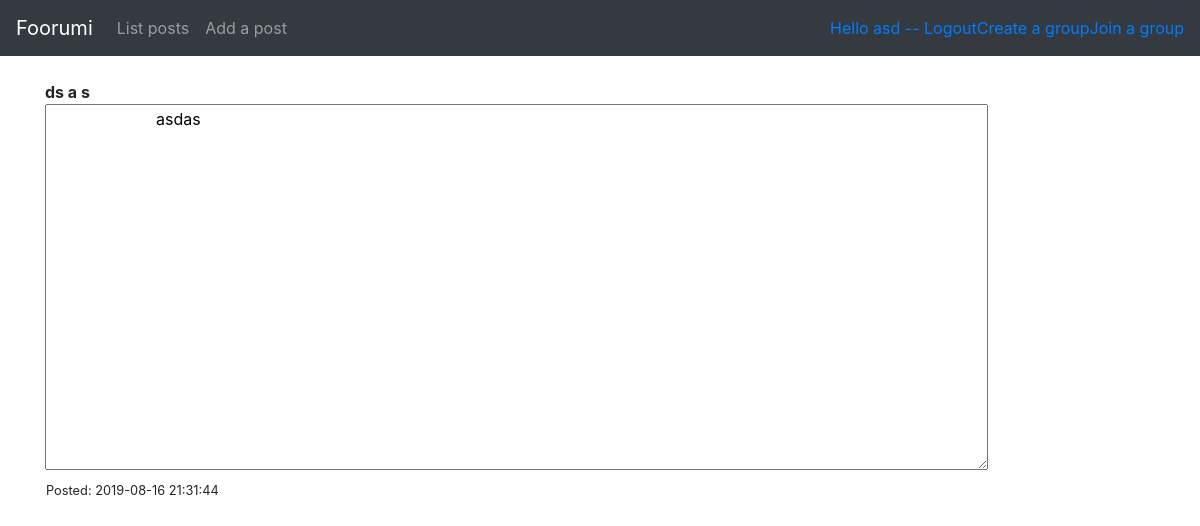
Before: /article/2 (signed in) with the older database file.
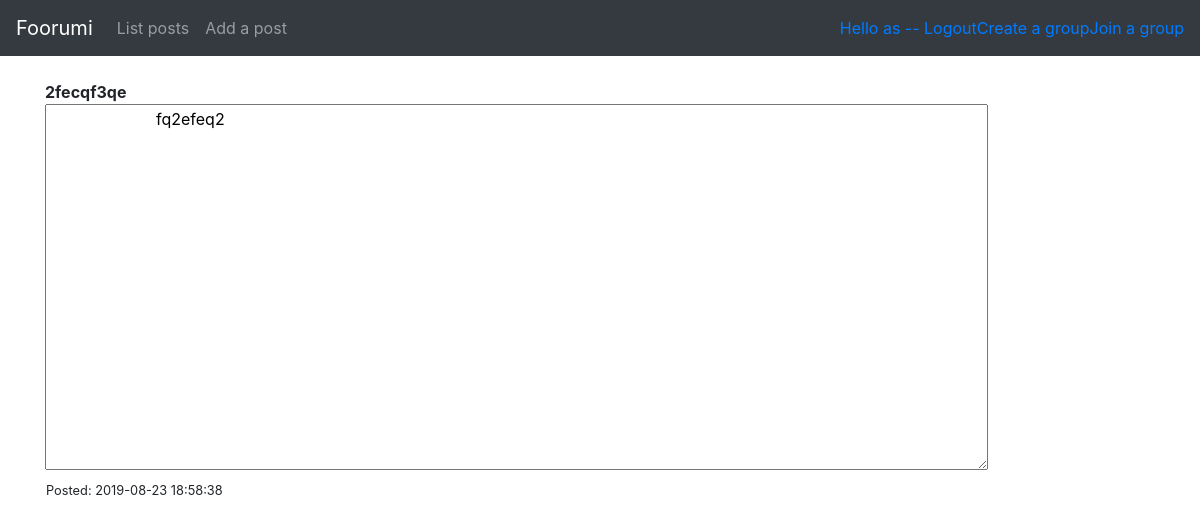
After: the same page with the newer database file.
### application/auth/models.py (models this page shows, shortened)
class User(Base):
    __tablename__ = "account"
    id = db.Column(db.Integer, primary_key=True)
    name = db.Column(db.String(144), nullable=False)
    username = db.Column(db.String(144), nullable=False)
    email = db.Column(db.String(144), nullable=False)
    password = db.Column(db.String(144), nullable=False)
    articles = db.relationship("Article", backref='account', lazy =True)
    groups = db.relationship("Groups", backref='groups', lazy =True)

### application/article/models.py (models this page shows, shortened)
class Article(Base):
    id = db.Column(db.Integer, primary_key=True)
    date_created = db.Column(db.DateTime, default=db.func.current_timestamp())
    date_modified = db.Column(db.DateTime, default=db.func.current_timestamp(), onupdate=db.func.current_timestamp())
    postname = db.Column(db.String(144), nullable=False)
    active = db.Column(db.Boolean, nullable=False)
    text = db.Column(db.String(2000), nullable=False)
    account_id = db.Column(db.Integer, db.ForeignKey('account.id'),
                            nullable=False)

### application/article/views.py (the view)
@app.route("/article/<article_id>")
def article_view(article_id):
    return render_template("article/post.html", article = Article.query.get(article_id))

### application/__init__.py (called while the page is built)
@login_manager.user_loader
def load_user(user_id):
    return User.query.get(user_id)

### application/templates/article/post.html
{% extends "layout.html" %}
{% block body %}
  <table>
  <header>
	<b>
	{{ article.postname }}
	</b>
  </header>
		<textarea rows="15" cols="90" readonly>
			{{ article.text }}
		</textarea>
	  <th><small>Posted: {{ article.date_created }}</small></th>
  </table>
{% endblock %}

### application/templates/layout.html (shortened to what this page needs)
<!DOCTYPE html>
<html>
  <head>
	<link rel="stylesheet" href="https://maxcdn.bootstrapcdn.com/bootstrap/4.0.0/css/bootstrap.min.css">
  </head>
  <body>
    <nav class="navbar navbar-expand-md navbar-dark bg-dark mb-4">
	<a class="navbar-brand" href="{{ url_for('index') }}">Foorumi</a>
	<div class="collapse navbar-collapse" id="navbarCollapse">
          <ul class="navbar-nav mr-auto">
            <li class="nav-item">
              <a class="nav-link" href="{{ url_for('article_index') }} ">List posts</a>
            </li>
            <li class="nav-item">
              <a class="nav-link" href="{{ url_for('article_form') }} ">Add a post</a>
            </li>
          </ul>
	<div class="form-inline mt-2 mt-md-0">
	{% if current_user.is_authenticated %}
	<a href="{{ url_for('auth_logout') }}">Hello {{ current_user.name }} -- Logout</a>
	<a href="{{ url_for('groups_form') }}">Create a group</a>
	<a href="{{ url_for('groups_list') }}">Join a group</a>
	  {% else %}
	<a href="{{ url_for('auth_login') }}">Login</a>
	<a href="{{ url_for('auth_form') }}">Register</a>
	  {% endif %}
          </div>
		</div>
      </nav>
    <main role="main" class="container">
    {% block body %}{% endblock %}
  </body>
</html>

Changed rows visible on the page:
no longer on this page (row edited): User: name "asd"
now on this page (row edited): User: name "as"
changed Article: postname "ds a s" → "2fecqf3qe"; text "asdas" → "fq2efeq2"; date_created "2019-08-16 21:31:44" → "2019-08-23 18:58:38"
